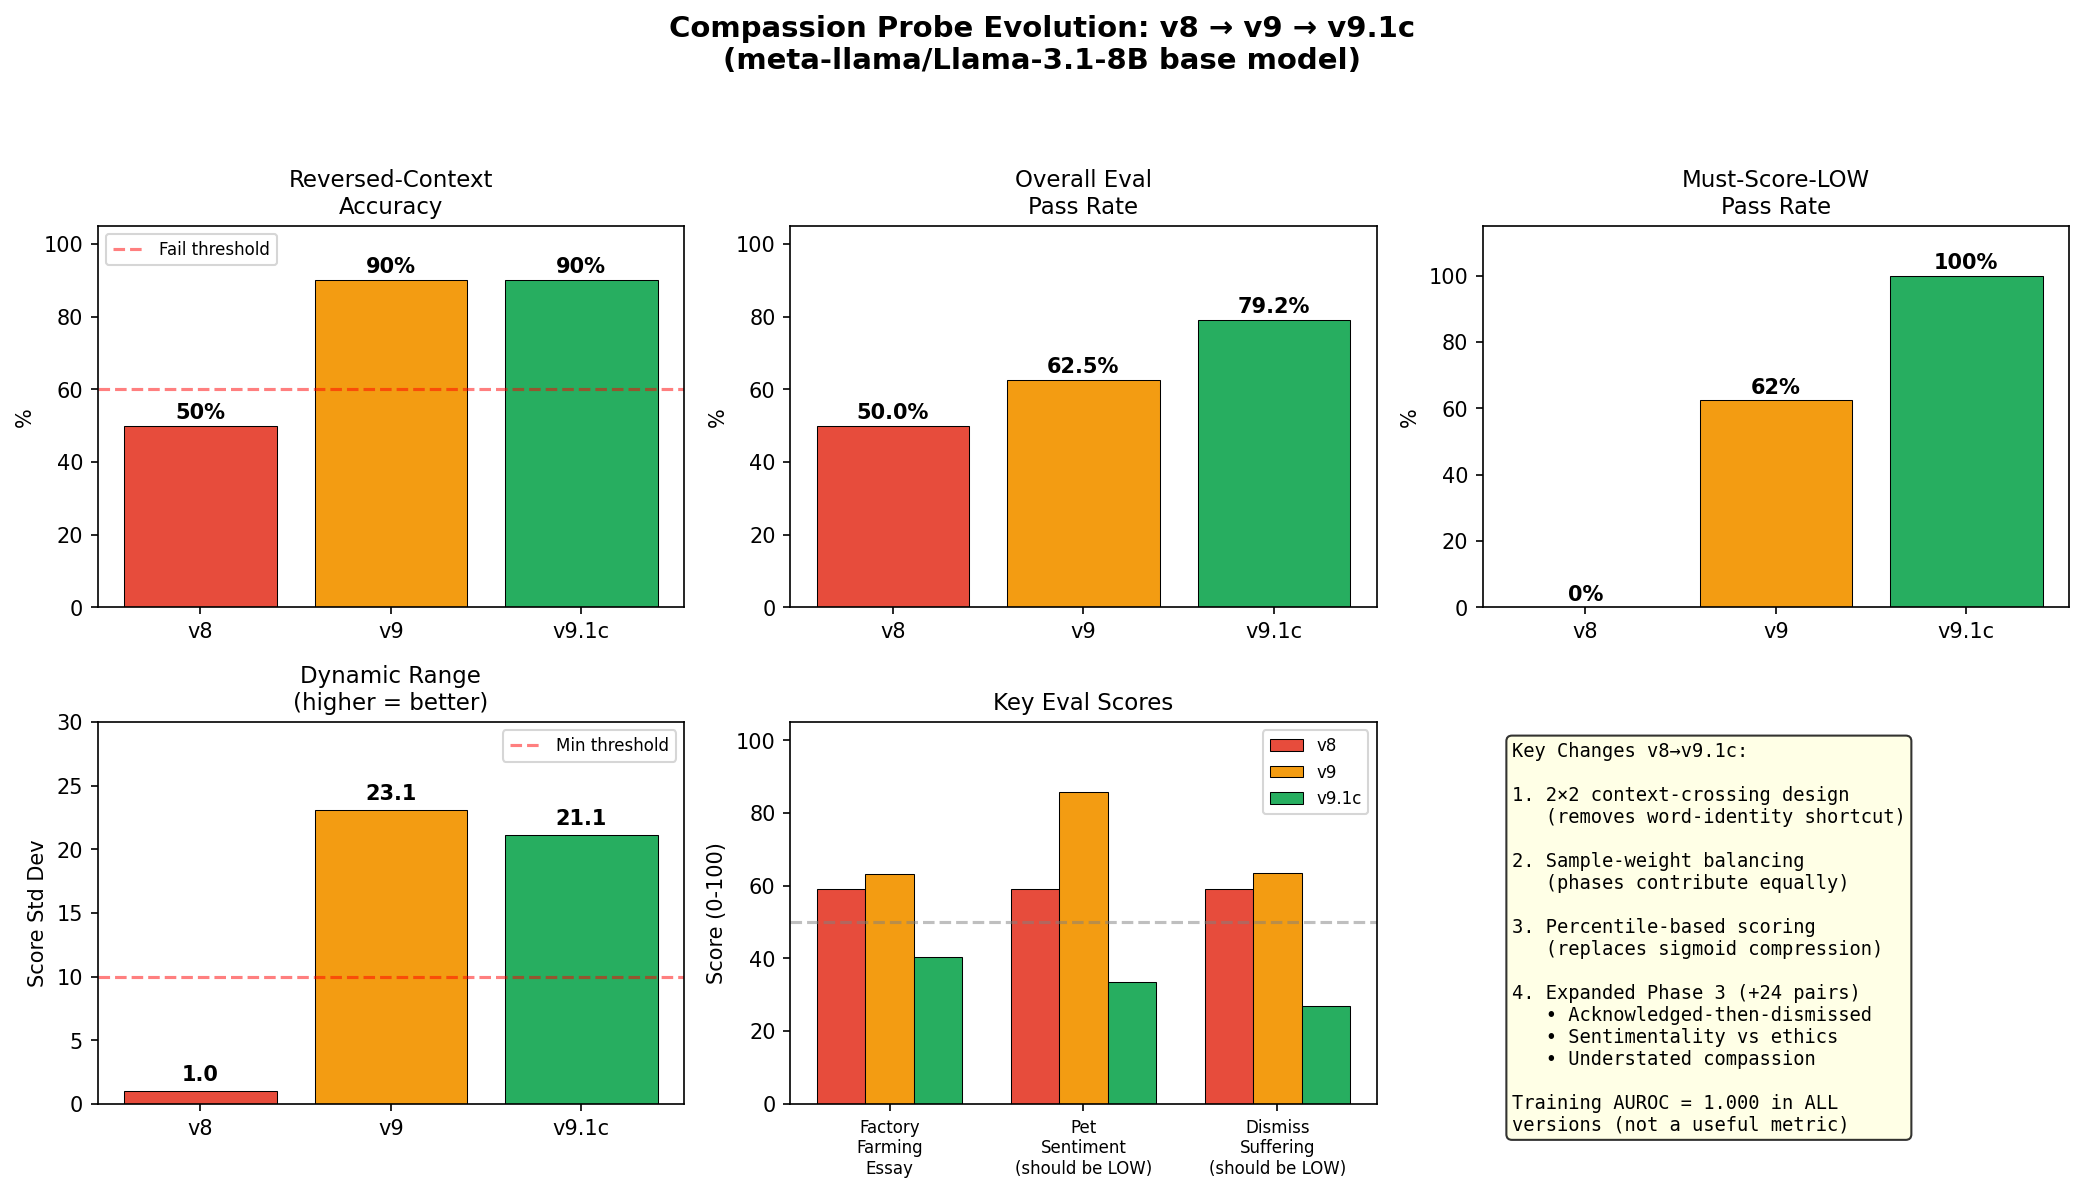

Write Python code to recreate this figure.
"""Generate a comparison chart showing probe improvement across versions."""

import matplotlib
matplotlib.use('Agg')
import matplotlib.pyplot as plt
import numpy as np

# Data across versions
versions = ['v8', 'v9', 'v9.1c']

metrics = {
    'Reversed-Context\nAccuracy': [50.0, 90.0, 90.0],
    'Eval Overall\nPass Rate (%)': [50.0, 62.5, 79.2],
    'Must-Score-LOW\nPass Rate (%)': [0.0, 62.5, 100.0],
    'Dynamic Range\n(score std)': [1.0, 23.1, 21.1],
    'Word-Identity\nConfound |cos|': [None, 1.0, 27.5],  # scaled x100 for visibility
}

# Color scheme
colors = ['#e74c3c', '#f39c12', '#27ae60']  # red, orange, green

fig, axes = plt.subplots(2, 3, figsize=(14, 8))
fig.suptitle('Compassion Probe Evolution: v8 → v9 → v9.1c\n(meta-llama/Llama-3.1-8B base model)',
             fontsize=14, fontweight='bold', y=0.98)

# Plot 1: Reversed-context accuracy
ax = axes[0, 0]
vals = [50.0, 90.0, 90.0]
bars = ax.bar(versions, vals, color=colors, edgecolor='black', linewidth=0.5)
ax.set_ylabel('%')
ax.set_title('Reversed-Context\nAccuracy', fontsize=11)
ax.set_ylim(0, 105)
ax.axhline(y=60, color='red', linestyle='--', alpha=0.5, label='Fail threshold')
for bar, val in zip(bars, vals):
    ax.text(bar.get_x() + bar.get_width()/2, val + 2, f'{val:.0f}%', ha='center', fontsize=10, fontweight='bold')
ax.legend(fontsize=8)

# Plot 2: Overall eval pass rate
ax = axes[0, 1]
vals = [50.0, 62.5, 79.2]
bars = ax.bar(versions, vals, color=colors, edgecolor='black', linewidth=0.5)
ax.set_ylabel('%')
ax.set_title('Overall Eval\nPass Rate', fontsize=11)
ax.set_ylim(0, 105)
for bar, val in zip(bars, vals):
    ax.text(bar.get_x() + bar.get_width()/2, val + 2, f'{val:.1f}%', ha='center', fontsize=10, fontweight='bold')

# Plot 3: Must-score-LOW pass rate
ax = axes[0, 2]
vals = [0.0, 62.5, 100.0]
bars = ax.bar(versions, vals, color=colors, edgecolor='black', linewidth=0.5)
ax.set_ylabel('%')
ax.set_title('Must-Score-LOW\nPass Rate', fontsize=11)
ax.set_ylim(0, 115)
for bar, val in zip(bars, vals):
    ax.text(bar.get_x() + bar.get_width()/2, val + 2, f'{val:.0f}%', ha='center', fontsize=10, fontweight='bold')

# Plot 4: Dynamic range
ax = axes[1, 0]
vals = [1.0, 23.1, 21.1]
bars = ax.bar(versions, vals, color=colors, edgecolor='black', linewidth=0.5)
ax.set_ylabel('Score Std Dev')
ax.set_title('Dynamic Range\n(higher = better)', fontsize=11)
ax.set_ylim(0, 30)
ax.axhline(y=10, color='red', linestyle='--', alpha=0.5, label='Min threshold')
for bar, val in zip(bars, vals):
    ax.text(bar.get_x() + bar.get_width()/2, val + 0.8, f'{val:.1f}', ha='center', fontsize=10, fontweight='bold')
ax.legend(fontsize=8)

# Plot 5: Key eval scores comparison
ax = axes[1, 1]
examples = ['Factory\nFarming\nEssay', 'Pet\nSentiment\n(should be LOW)', 'Dismiss\nSuffering\n(should be LOW)']
v8_scores = [59.0, 59.1, 59.0]
v9_scores = [63.1, 85.9, 63.6]
v91_scores = [40.4, 33.6, 27.0]

x = np.arange(len(examples))
w = 0.25
bars1 = ax.bar(x - w, v8_scores, w, label='v8', color='#e74c3c', edgecolor='black', linewidth=0.5)
bars2 = ax.bar(x, v9_scores, w, label='v9', color='#f39c12', edgecolor='black', linewidth=0.5)
bars3 = ax.bar(x + w, v91_scores, w, label='v9.1c', color='#27ae60', edgecolor='black', linewidth=0.5)
ax.set_ylabel('Score (0-100)')
ax.set_title('Key Eval Scores', fontsize=11)
ax.set_xticks(x)
ax.set_xticklabels(examples, fontsize=8)
ax.axhline(y=50, color='gray', linestyle='--', alpha=0.5)
ax.set_ylim(0, 105)
ax.legend(fontsize=8)

# Plot 6: Summary text
ax = axes[1, 2]
ax.axis('off')
summary = (
    "Key Changes v8→v9.1c:\n\n"
    "1. 2×2 context-crossing design\n"
    "   (removes word-identity shortcut)\n\n"
    "2. Sample-weight balancing\n"
    "   (phases contribute equally)\n\n"
    "3. Percentile-based scoring\n"
    "   (replaces sigmoid compression)\n\n"
    "4. Expanded Phase 3 (+24 pairs)\n"
    "   • Acknowledged-then-dismissed\n"
    "   • Sentimentality vs ethics\n"
    "   • Understated compassion\n\n"
    "Training AUROC = 1.000 in ALL\n"
    "versions (not a useful metric)"
)
ax.text(0.05, 0.95, summary, transform=ax.transAxes, fontsize=9,
        verticalalignment='top', fontfamily='monospace',
        bbox=dict(boxstyle='round', facecolor='lightyellow', alpha=0.8))

plt.tight_layout(rect=[0, 0, 1, 0.94])
plt.savefig('C:/Users/jasmi/Downloads/Extracting-compassion-vectors/v9/output/probe_evolution.png',
            dpi=150, bbox_inches='tight')
print("Saved to v9/output/probe_evolution.png")
